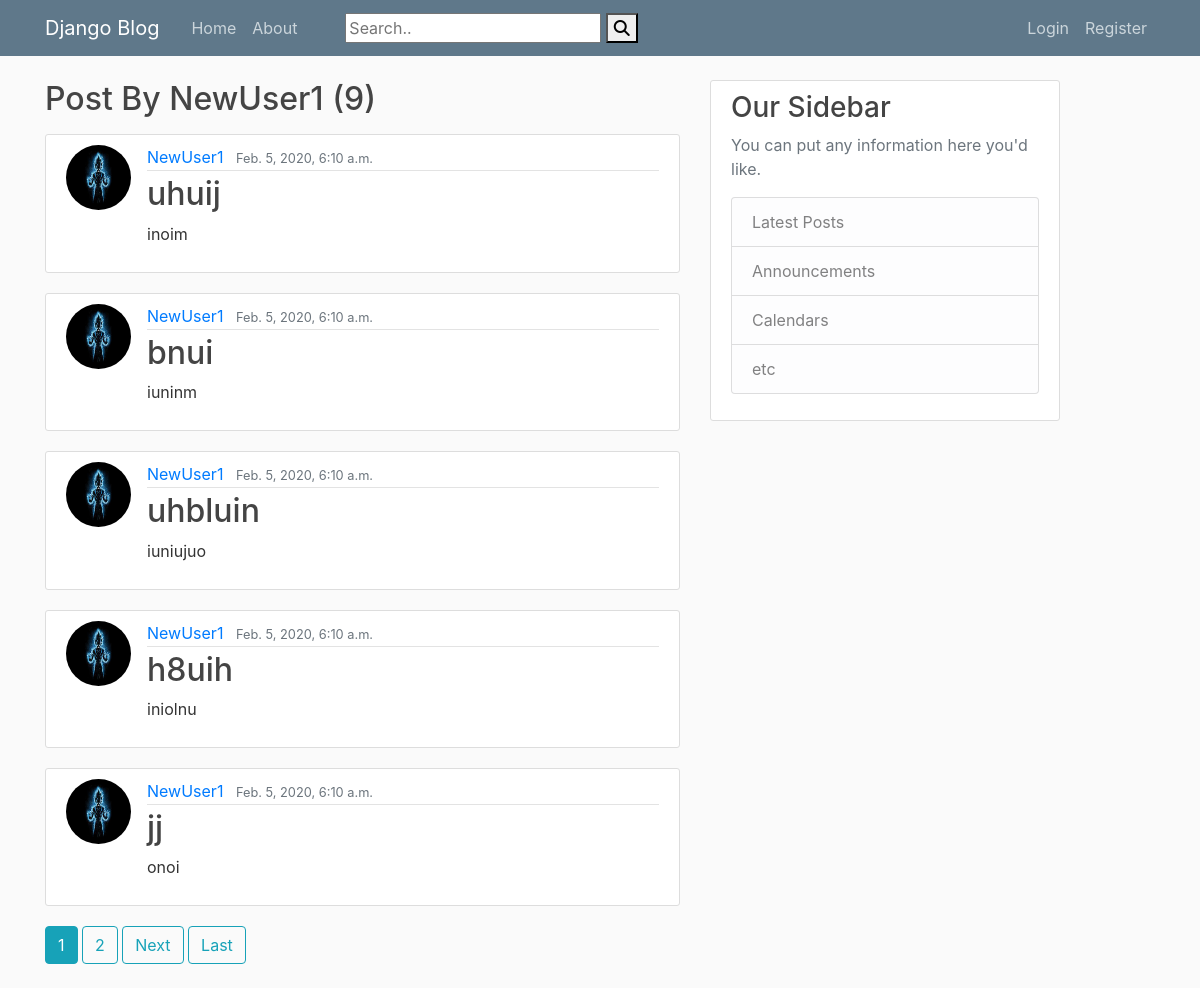
Page /blog/user_post/NewUser1 on the committed database.
### blog/models.py (models this page shows, shortened)
class Post(models.Model):
    title = models.CharField(max_length=100)
    content = models.TextField()
    date_posted = models.DateTimeField(default=timezone.now)
    author = models.ForeignKey(User, on_delete=models.CASCADE)

### blogusers/models.py (models this page shows, shortened)
class Profile(models.Model):
    user = models.OneToOneField(User, on_delete=models.CASCADE)
    image = models.ImageField(default='default.jpg', upload_to='profile_pics')

### blog/views.py (the view)
# urls.py: path('user_post/<str:username>', UserPostListView.as_view(), name="blog-user"),
class UserPostListView(ListView):
    model = Post
    template_name = 'genericBlog/userPost.html'
    context_object_name = 'posts'
    paginate_by = 5
    def get_queryset(self):
        user = get_object_or_404(User, username=self.kwargs.get('username'))
        return Post.objects.filter(author=user).order_by('-date_posted')

### blog/templates/genericBlog/userPost.html (shortened to what this page needs)
{% extends "genericBlog/base.html" %}
{% block content %}
    {% if posts %}
        <h2 class="mb-3">Post By {{ view.kwargs.username }} ({{ page_obj.paginator.count }})</h2>
        {% for post in posts %}
            <article class="media content-section">
                <img class="rounded-circle article-img" src="{{ post.author.profile.image.url }}">
              <div class="media-body">
                <div class="article-metadata">
                  <a class="mr-2" href="{% url 'blog-user' post.author.username %}">{{ post.author }}</a>
                  <small class="text-muted">{{ post.date_posted }}</small>
                </div>
                <h2><a class="article-title" href="{% url 'blog-detail' post.pk %}">{{ post.title }}</a></h2>
                <p class="article-content">{{ post.content }}</p>
              </div>
            </article>
        {% endfor %}
    {% else %}
              <div class="media-body" style="font-variant-caps:petite-caps">
                  <h5>Blog's Not Available....</h5>
              </div>
    {% endif %}
    {% if is_paginated %}
        {% for num in page_obj.paginator.page_range %}
            {% if page_obj.number == num %}
                <a class="btn btn-info mb-4" href="?page={{ num }}">{{ num }}</a>
            {% elif num > page_obj.number|add:'-3' and num < page_obj.number|add:'3' %}
                <a class="btn btn-outline-info mb-4" href="?page={{ num }}">{{ num }}</a>
            {% endif %}
        {% endfor %}
        {% if page_obj.has_next %}
            <a class="btn btn-outline-info mb-4" href="?page={{ page_obj.next_page_number }}">Next</a>
            <a class="btn btn-outline-info mb-4" href="?page={{ page_obj.paginator.num_pages }}">Last</a>
        {% endif %}
    {% endif %}
{% endblock content %}

### blog/static/blog/main.css (style rules this page uses)
body { background: #fafafa; color: #333333; margin-top: 5rem; }
h1, h2, h3, h4, h5, h6 { color: #444444; }
.content-section { background: #ffffff; padding: 10px 20px; border: 1px solid #dddddd; border-radius: 3px; margin-bottom: 20px; }
.article-title { color: #444444; }
.article-content { white-space: pre-line; text-align: justify; }
.article-img { height: 65px; width: 65px; margin-right: 16px; }
.article-metadata { padding-bottom: 1px; margin-bottom: 4px; border-bottom: 1px solid #e3e3e3 }

### rows in the picture
Post: author.profile.image (picture), author "NewUser1", date_posted "Feb. 5, 2020, 6:10 a.m.", title "uhuij", content "inoim"
Post: author.profile.image (picture), author "NewUser1", date_posted "Feb. 5, 2020, 6:10 a.m.", title "bnui", content "iuninm"
Post: author.profile.image (picture), author "NewUser1", date_posted "Feb. 5, 2020, 6:10 a.m.", title "uhbluin", content "iuniujuo"
Post: author.profile.image (picture), author "NewUser1", date_posted "Feb. 5, 2020, 6:10 a.m.", title "h8uih", content "iniolnu"
Post: author.profile.image (picture), author "NewUser1", date_posted "Feb. 5, 2020, 6:10 a.m.", title "jj", content "onoi"

### other values in the picture
{{ view.kwargs.username }} "NewUser1"
{{ page_obj.paginator.count }} "9"
{{ num }} "1"
{{ num }} "2"
